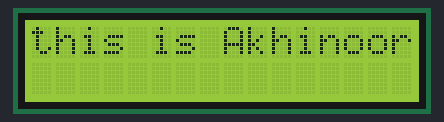
A sketch run on a simulated ATtiny85, built with avr-gcc and run on an emulated ATtiny85. On the bench: 16×2 character LCD.

Above: at 0.1 s.
At 4.1 s:
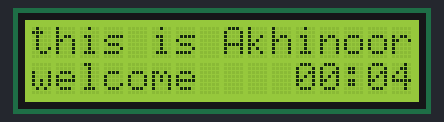
At 9.1 s:
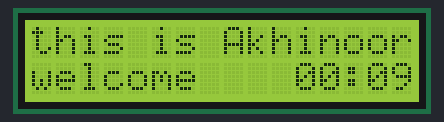
At 19.1 s:
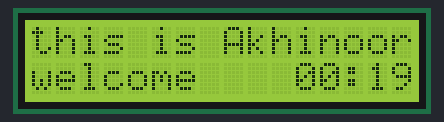
At 28.1 s:
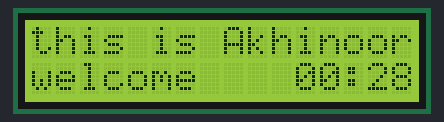
At 38.1 s:
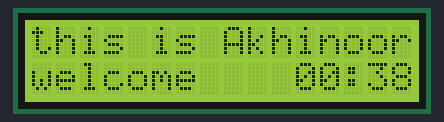

Measured:
- what the display in image 1 shows lasts 1.0 s, from 4.0 s to 5.0 s

The sketch:

attiny85-lcd-clock.ino
```cpp
/*
 * Project 15: Interfacing 16×2 LCD with ATtiny85
 * Author: Md Akhinoor Islam
 * ESE (Energy Science and Engineering), KUET
 * Description: Display message on LCD and show mm:ss time on second line.
 */

#include <LiquidCrystal.h>

// LCD connected in 4-bit mode: RS, EN, D4, D5, D6
const int rs = 0;  // PB0 → Pin 5
const int en = 1;  // PB1 → Pin 6
const int d4 = 2;  // PB2 → Pin 7
const int d5 = 3;  // PB3 → Pin 2
const int d6 = 4;  // PB4 → Pin 3
const int d7 = 5;  // PB5 → Pin 4

LiquidCrystal lcd(rs, en, d4, d5, d6, d7);

unsigned long previousMillis = 0;
int seconds = 0;
int minutes = 0;

void setup() {
  lcd.begin(16, 2);
  lcd.setCursor(0, 0);
  lcd.print("this is Akhinoor");
}

void loop() {
  unsigned long currentMillis = millis();

  if (currentMillis - previousMillis >= 1000) {
    previousMillis = currentMillis;

    seconds++;
    if (seconds == 60) {
      seconds = 0;
      minutes++;
      if (minutes == 100) minutes = 0;
    }

    lcd.setCursor(0, 1);
    lcd.print("welcome    ");

    lcd.setCursor(11, 1);
    if (minutes < 10) lcd.print('0');
    lcd.print(minutes);
    lcd.print(':');
    if (seconds < 10) lcd.print('0');
    lcd.print(seconds);
  }
}
```
